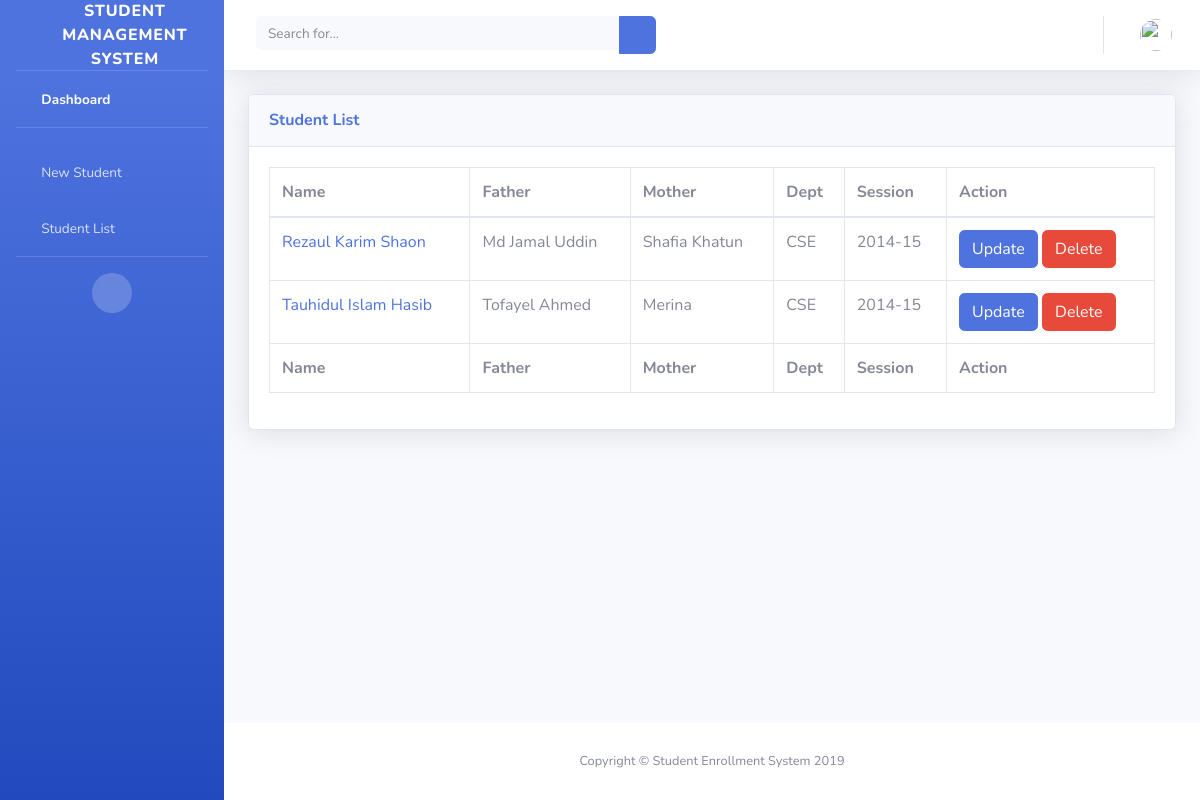
Page /list on the committed database.
### diarylist/models.py (models this page shows)
class Student(models.Model):
	studentFullName = models.CharField(max_length=200)
	studentDept = models.CharField(max_length=200)
	studentSession = models.CharField(max_length=200)
	studentSSC = models.CharField(max_length=5, default=0.00)
	studentHSC = models.CharField(max_length=5, default=0.00)
	studentFather = models.CharField(max_length=200)
	studentMother = models.CharField(max_length=200)
	studentPresentAddress = models.CharField(max_length=200)
	studentPermanentAddress = models.CharField(max_length=200)
	studentEmail = models.CharField(max_length=200)

### diarylist/views.py (the view)
# urls.py: path('list', views.list_student, name="list_student"),
def list_student(request):
	all_students = Student.objects.all
	return render(request, 'list.html', {'all_students': all_students})

### diarylist/templates/list.html (shortened to what this page needs)
{% include 'header.html' %}
<div class="container-fluid">
<div class="card shadow mb-4">
  <div class="card-header py-3">
    <h6 class="m-0 font-weight-bold text-primary">Student List</h6>
  </div>
  <div class="card-body">
    <div class="table-responsive">
      {% if all_students %}
        <table class="table table-bordered" id="dataTable" width="100%" cellspacing="0">
          <thead>
            <tr>
              <th>Name</th>
              <th>Father</th>
              <th>Mother</th>
              <th>Dept</th>
              <th>Session</th>
              <th>Action</th>
            </tr>
          </thead>
          <tfoot>
            <tr>
              <th>Name</th>
              <th>Father</th>
              <th>Mother</th>
              <th>Dept</th>
              <th>Session</th>
              <th>Action</th>
            </tr>
          </tfoot>
          <tbody>
            {% for things in all_students %}
              <tr>
                <td><a href="{% url 'student_profile' things.id %}">{{ things.studentFullName }}</a></td>
                <td>{{ things.studentFather }}</td>
                <td>{{ things.studentMother }}</td>
                <td>{{ things.studentDept }}</td>
                <td>{{ things.studentSession }}</td>
                <td><a href="{% url 'edit_student' things.id %}" class="btn btn-primary">Update</a>  <a href="{% url 'delete_student' things.id %}" class="btn btn-danger">Delete</a></td>
              </tr>
            {% endfor %}
          </tbody>
        </table>
      {% endif %}
    </div>
  </div>
</div>
</div>
</div>
{% include 'footer.html' %}

### diarylist/templates/header.html (shortened to what this page needs)
{% load static %}
<!DOCTYPE html>
<html lang="en">
<head>
  <link href="{% static 'vendor/fontawesome-free/css/all.min.css' %}" rel="stylesheet" type="text/css">
  <link href="{% static 'css/sb-admin-2.min.css' %}" rel="stylesheet">
</head>
<body id="page-top">
  <div id="wrapper">
    <ul class="navbar-nav bg-gradient-primary sidebar sidebar-dark accordion" id="accordionSidebar">
      <a class="sidebar-brand d-flex align-items-center justify-content-center" href="{% url 'home' %}">
        <div class="sidebar-brand-icon rotate-n-15">
          <i class="fas fa-laugh-wink"></i>
        </div>
        <div class="sidebar-brand-text mx-3">Student Management System</div>
      </a>
      <hr class="sidebar-divider my-0">
      <li class="nav-item active">
        <a class="nav-link" href="{% url 'home' %}">
          <i class="fas fa-fw fa-tachometer-alt"></i>
          <span>Dashboard</span></a>
      </li>
      <hr class="sidebar-divider">
      <li class="nav-item">
        <a class="nav-link" href="{% url 'add_student' %}">
          <i class="fas fa-fw fa-folder"></i>
          <span>New Student</span></a>
      </li>
      <li class="nav-item">
        <a class="nav-link" href="{% url 'list_student' %}">
          <i class="fas fa-fw fa-folder"></i>
          <span>Student List</span></a>
      </li>
      <hr class="sidebar-divider d-none d-md-block">
      <div class="text-center d-none d-md-inline">
        <button class="rounded-circle border-0" id="sidebarToggle"></button>
      </div>
    </ul>
    <div id="content-wrapper" class="d-flex flex-column">
      <div id="content">
        <nav class="navbar navbar-expand navbar-light bg-white topbar mb-4 static-top shadow">
          <form method="POST" class="d-none d-sm-inline-block form-inline mr-auto ml-md-3 my-2 my-md-0 mw-100 navbar-search" action="<?php echo base_url();?>index.php/welcome/search">
            <div class="input-group">
              <input type="text" class="form-control bg-light border-0 small" name="search" placeholder="Search for..." aria-label="Search" aria-describedby="basic-addon2">
              <div class="input-group-append">
                <button class="btn btn-primary">
                  <i class="fas fa-search fa-sm"></i>
                </button>
              </div>
            </div>
          </form>
          <ul class="navbar-nav ml-auto">
            <li class="nav-item dropdown no-arrow">
              <a class="nav-link dropdown-toggle" href="#" id="userDropdown" role="button" data-toggle="dropdown" aria-haspopup="true" aria-expanded="false">
                <img class="img-profile rounded-circle" src="{% static 'img/admin.png' %}">
              </a>
            </li>
          </ul>
        </nav>

### diarylist/templates/footer.html (shortened to what this page needs)
{% load static %}
      <footer class="sticky-footer bg-white">
        <div class="container my-auto">
          <div class="copyright text-center my-auto">
            <span>Copyright &copy; Student Enrollment System 2019</span>
          </div>
        </div>
      </footer>
    </div>
  </div>
</body>
</html>

### rows in the picture
Student: studentFullName "Rezaul Karim Shaon", studentFather "Md Jamal Uddin", studentMother "Shafia Khatun", studentDept "CSE", studentSession "2014-15"
Student: studentFullName "Tauhidul Islam Hasib", studentFather "Tofayel Ahmed", studentMother "Merina", studentDept "CSE", studentSession "2014-15"
